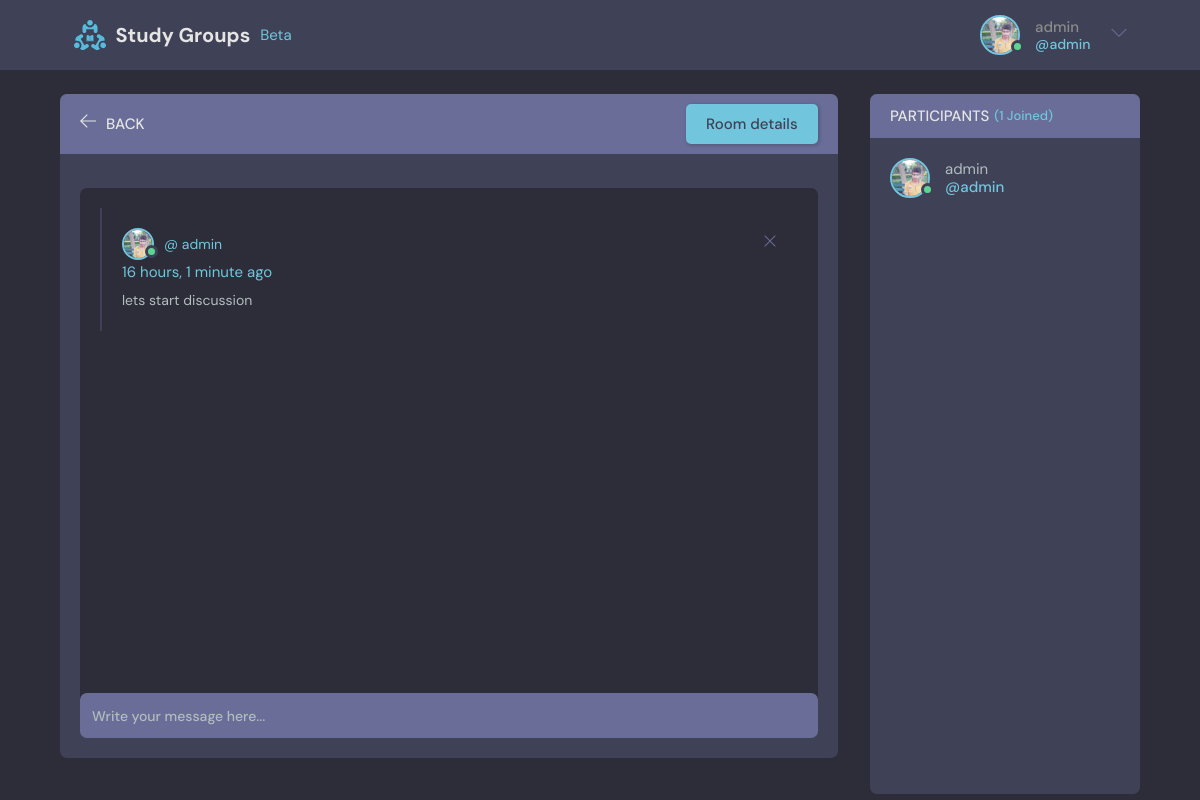
Screenshot of /room_page/3 (signed in) with the database file from the repository.
### Home/models.py (models this page shows, shortened)
class User(AbstractUser):
    email = models.EmailField(unique=True)
    bio = models.TextField(null=True)
    avatar = models.ImageField(null=True,default="avatar.svg")
    is_online = models.BooleanField(default=False)
    USERNAME_FIELD = 'email'
    REQUIRED_FIELDS =  []

class Message(models.Model):
    user = models.ForeignKey(User, on_delete=models.CASCADE)
    room = models.ForeignKey(Room, on_delete=models.CASCADE)
    body = models.TextField()
    updated = models.DateTimeField(auto_now=True)
    created = models.DateTimeField(auto_now_add=True)
    class Meta:
        ordering = ['-updated','-created']

### Home/views.py (the view)
# urls.py: path("room_page/<str:id>",views.room_page,name='room_page'),
@login_required(login_url='/login')
def room_page(request,id):
    room = Room.objects.get(id=id)
    room_messages = room.message_set.all()
    participants = room.participants.all()
    if request.user.is_authenticated:
        if request.method == 'POST':
            message = Message.objects.create(
            user = request.user,
            room = room,
            body = request.POST.get('body')
            )
            room.participants.add(request.user)
            return redirect('room_page',id= room.id)
    context = {'room':room,'room_messages':room_messages,'participants':participants}
    return render(request, 'room_page.html',context)

### templates/room_page.html (shortened to what this page needs)
{% extends 'main.html' %} {% block title %}Room{% endblock title %} {%block body %}
<main class="profile-page layout layout--2">
  <div class="container">
    <div class="room">
      <div class="room__top">
        <div class="room__topLeft">
          <a href="/home">
            <svg
              version="1.1"
              xmlns="http://www.w3.org/2000/svg"
              width="32"
              height="32"
              viewBox="0 0 32 32"
            >
              <title>arrow-left</title>
              <path
                d="M13.723 2.286l-13.723 13.714 13.719 13.714 1.616-1.611-10.96-10.96h27.625v-2.286h-27.625l10.965-10.965-1.616-1.607z"
              ></path>
            </svg>
          </a>
          <h3>Back</h3>
        </div>
        <div class="room__topRight">
          <a href="/room_details/{{room.id}}"
            ><button class="btn btn--main" type="submit">
              Room details
            </button></a
          >
        </div>
      </div>
      <div class="room__box scroll" style="overflow-y: unset">
        <br />
        <div class="room__conversation">
          <div class="threads scroll" style="height: 135%; margin-top: 0vh">
            {% for message in room_messages %}
            <div class="thread">
              <div class="thread__top">
                <div class="thread__author">
                  <a href="/profile/{{message.user.id}}" class="thread__authorInfo">
                    {% if message.user.is_online %}
                    <div class="avatar avatar--small active">
                      {% else %}
                    <div class="avatar avatar--small">
                      {% endif %}
                      <img src="{{message.user.avatar.url}}" />
                    </div>
                    <span>@ {{message.user.username}}</span>
                  </a>
                </div>
                {% if request.user == message.user %}
                <a href="/delete_message/{{message.id}}">
                  <div class="thread__delete">
                    <svg
                      version="1.1"
                      xmlns="http://www.w3.org/2000/svg"
                      width="32"
                      height="32"
                      viewBox="0 0 32 32"
                    >
                      <title>remove</title>
                      <path
                        d="M27.314 6.019l-1.333-1.333-9.98 9.981-9.981-9.981-1.333 1.333 9.981 9.981-9.981 9.98 1.333 1.333 9.981-9.98 9.98 9.98 1.333-1.333-9.98-9.98 9.98-9.981z"
                      ></path>
                    </svg>
                  </div>
                </a>
              {% endif %}
              </div>
              <div class="thread__date">
                <a>{{message.created | timesince}} ago</a></div
              >
              <div class="thread__details">{{message.body}}</div>
            </div>
            {% endfor %}
          </div>
        </div>
      </div>
      {% if request.user.is_authenticated %}
      <div class="room__message">
        <form action="" method="POST">
          <input
            type="text"
            name="body"
            placeholder="Write your message here..."
          />
        </form>
      </div>
      {% endif %}
    </div>
    <div class="participants">
      <h3 class="participants__top">
        Participants <span>({{participants.count}} Joined)</span>
      </h3>
      <div class="participants__list scroll">
        {% for user in participants %}
        <a href="/profile/{{user.id}}" class="participant">
          {% if user.is_online %}
          <div class="avatar avatar--medium active">
            {% else %}
          <div class="avatar avatar--medium">
            {% endif %}
            <img src="{{user.avatar.url}}" />
          </div>
          <p>
            {{user.username}}
            <span>@{{user.username}}</span>
          </p>
        </a>
        {% endfor %}
      </div>
    </div>
  </div>
</main>
{% endblock body %}

### templates/main.html (shortened to what this page needs)
<!DOCTYPE html>
<html lang="en">
  <head>
    <link rel="stylesheet" href="/static/css/style.css" />
    </head>
  <body>
    <header class="header header--loggedIn">
      <div class="container" >
        <a href="/" class="header__logo" style="gap: 1rem;">
          <img src="/static/images/logo.svg" />
          <h1>Study Groups</h1><span>Beta</span>
        </a>
        <nav class="header__menu">
          {% if request.user.is_authenticated %}
          <div class="header__user">
            <a href="/my_profile">
              <div class="avatar avatar--medium active"  >
                <img src="{{request.user.avatar.url}}" />
              </div>
              <p>{{request.user.username}}<span>@{{request.user.username}}</span></p>
            </a>
            <button class="dropdown-button">
              <svg version="1.1" xmlns="http://www.w3.org/2000/svg" width="32" height="32" viewBox="0 0 32 32">
                <title>chevron-down</title>
                <path d="M16 21l-13-13h-3l16 16 16-16h-3l-13 13z"></path>
              </svg>
            </button>
          </div>
          {% else %}
          <a href="/login">
            <img alt="login" src="/static/images/user_upload/avatar.svg">
            <p>login</p>
          </a>
          {% endif %}
        </nav>
      </div>
    </header>
    {% block body %}{% endblock body %}
  </body>
</html>

### rows the page displays
User: user.avatar (picture), user.username "admin", avatar (picture), username "admin"
Message: user.avatar (picture), user.username "admin", created "16 hours, 1 minute", body "lets start discussion"

### other values shown
{{ participants.count }} "1"
